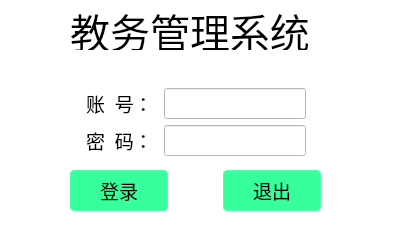
<?xml version="1.0" encoding="UTF-8"?>
<ui version="4.0">
 <class>LoginWidget</class>
 <widget class="QWidget" name="LoginWidget">
  <property name="geometry">
   <rect>
    <x>0</x>
    <y>0</y>
    <width>400</width>
    <height>250</height>
   </rect>
  </property>
  <property name="minimumSize">
   <size>
    <width>400</width>
    <height>250</height>
   </size>
  </property>
  <property name="maximumSize">
   <size>
    <width>400</width>
    <height>250</height>
   </size>
  </property>
  <property name="windowTitle">
   <string>LoginWidget</string>
  </property>
  <property name="styleSheet">
   <string notr="true">background-color: rgba(255, 255, 255, 255);</string>
  </property>
  <widget class="QLabel" name="label">
   <property name="geometry">
    <rect>
     <x>70</x>
     <y>10</y>
     <width>240</width>
     <height>40</height>
    </rect>
   </property>
   <property name="font">
    <font>
     <family>楷体</family>
     <pointsize>30</pointsize>
     <weight>50</weight>
     <italic>false</italic>
     <bold>false</bold>
    </font>
   </property>
   <property name="styleSheet">
    <string notr="true">font: 30pt &quot;楷体&quot;;</string>
   </property>
   <property name="text">
    <string>教务管理系统</string>
   </property>
   <property name="alignment">
    <set>Qt::AlignCenter</set>
   </property>
  </widget>
  <widget class="QWidget" name="layoutWidget">
   <property name="geometry">
    <rect>
     <x>10</x>
     <y>70</y>
     <width>371</width>
     <height>161</height>
    </rect>
   </property>
   <layout class="QVBoxLayout" name="verticalLayout_2">
    <item>
     <layout class="QVBoxLayout" name="verticalLayout">
      <item>
       <layout class="QHBoxLayout" name="horizontalLayout">
        <item>
         <spacer name="horizontalSpacer">
          <property name="orientation">
           <enum>Qt::Horizontal</enum>
          </property>
          <property name="sizeHint" stdset="0">
           <size>
            <width>40</width>
            <height>20</height>
           </size>
          </property>
         </spacer>
        </item>
        <item>
         <widget class="QLabel" name="label_id">
          <property name="font">
           <font>
            <family>楷体</family>
            <pointsize>14</pointsize>
           </font>
          </property>
          <property name="text">
           <string>账  号： </string>
          </property>
         </widget>
        </item>
        <item>
         <widget class="QLineEdit" name="edit_id">
          <property name="font">
           <font>
            <family>楷体</family>
            <pointsize>12</pointsize>
            <weight>50</weight>
            <italic>false</italic>
            <bold>false</bold>
           </font>
          </property>
          <property name="styleSheet">
           <string notr="true">font: 12pt &quot;楷体&quot;;</string>
          </property>
         </widget>
        </item>
        <item>
         <spacer name="horizontalSpacer_2">
          <property name="orientation">
           <enum>Qt::Horizontal</enum>
          </property>
          <property name="sizeHint" stdset="0">
           <size>
            <width>40</width>
            <height>20</height>
           </size>
          </property>
         </spacer>
        </item>
       </layout>
      </item>
      <item>
       <layout class="QHBoxLayout" name="horizontalLayout_2">
        <item>
         <spacer name="horizontalSpacer_3">
          <property name="orientation">
           <enum>Qt::Horizontal</enum>
          </property>
          <property name="sizeHint" stdset="0">
           <size>
            <width>40</width>
            <height>20</height>
           </size>
          </property>
         </spacer>
        </item>
        <item>
         <widget class="QLabel" name="label_pwd">
          <property name="font">
           <font>
            <family>楷体</family>
            <pointsize>14</pointsize>
           </font>
          </property>
          <property name="text">
           <string>密  码： </string>
          </property>
         </widget>
        </item>
        <item>
         <widget class="QLineEdit" name="edit_pwd">
          <property name="font">
           <font>
            <family>楷体</family>
            <pointsize>12</pointsize>
            <weight>50</weight>
            <italic>false</italic>
            <bold>false</bold>
           </font>
          </property>
          <property name="styleSheet">
           <string notr="true">font: 12pt &quot;楷体&quot;;</string>
          </property>
         </widget>
        </item>
        <item>
         <spacer name="horizontalSpacer_4">
          <property name="orientation">
           <enum>Qt::Horizontal</enum>
          </property>
          <property name="sizeHint" stdset="0">
           <size>
            <width>40</width>
            <height>20</height>
           </size>
          </property>
         </spacer>
        </item>
       </layout>
      </item>
     </layout>
    </item>
    <item>
     <layout class="QHBoxLayout" name="horizontalLayout_3">
      <item>
       <spacer name="horizontalSpacer_13">
        <property name="orientation">
         <enum>Qt::Horizontal</enum>
        </property>
        <property name="sizeHint" stdset="0">
         <size>
          <width>40</width>
          <height>20</height>
         </size>
        </property>
       </spacer>
      </item>
      <item>
       <widget class="QPushButton" name="button_login">
        <property name="minimumSize">
         <size>
          <width>100</width>
          <height>0</height>
         </size>
        </property>
        <property name="font">
         <font>
          <family>楷体</family>
          <pointsize>14</pointsize>
          <weight>50</weight>
          <italic>false</italic>
          <bold>false</bold>
         </font>
        </property>
        <property name="styleSheet">
         <string notr="true">background-color:rgba(0, 255, 127, 200);
border-style:outset;
border-width:2px;
border-radius:5px;
border-color:rgba(255,255,255,30);
font: 14pt &quot;楷体&quot;;
color:rgb(0,0,0);
padding:5px;</string>
        </property>
        <property name="text">
         <string>登录</string>
        </property>
        <property name="flat">
         <bool>false</bool>
        </property>
       </widget>
      </item>
      <item>
       <spacer name="horizontalSpacer_14">
        <property name="orientation">
         <enum>Qt::Horizontal</enum>
        </property>
        <property name="sizeHint" stdset="0">
         <size>
          <width>40</width>
          <height>20</height>
         </size>
        </property>
       </spacer>
      </item>
      <item>
       <widget class="QPushButton" name="button_exit">
        <property name="minimumSize">
         <size>
          <width>100</width>
          <height>0</height>
         </size>
        </property>
        <property name="font">
         <font>
          <family>楷体</family>
          <pointsize>14</pointsize>
          <weight>50</weight>
          <italic>false</italic>
          <bold>false</bold>
         </font>
        </property>
        <property name="styleSheet">
         <string notr="true">background-color:rgba(0, 255, 127, 200);
border-style:outset;
border-width:2px;
border-radius:5px;
border-color:rgba(255,255,255,30);
font: 14pt &quot;楷体&quot;;
color:rgb(0,0,0);
padding:5px;</string>
        </property>
        <property name="text">
         <string>退出</string>
        </property>
       </widget>
      </item>
      <item>
       <spacer name="horizontalSpacer_15">
        <property name="orientation">
         <enum>Qt::Horizontal</enum>
        </property>
        <property name="sizeHint" stdset="0">
         <size>
          <width>40</width>
          <height>20</height>
         </size>
        </property>
       </spacer>
      </item>
     </layout>
    </item>
   </layout>
  </widget>
 </widget>
 <layoutdefault spacing="6" margin="11"/>
 <resources/>
 <connections/>
</ui>
